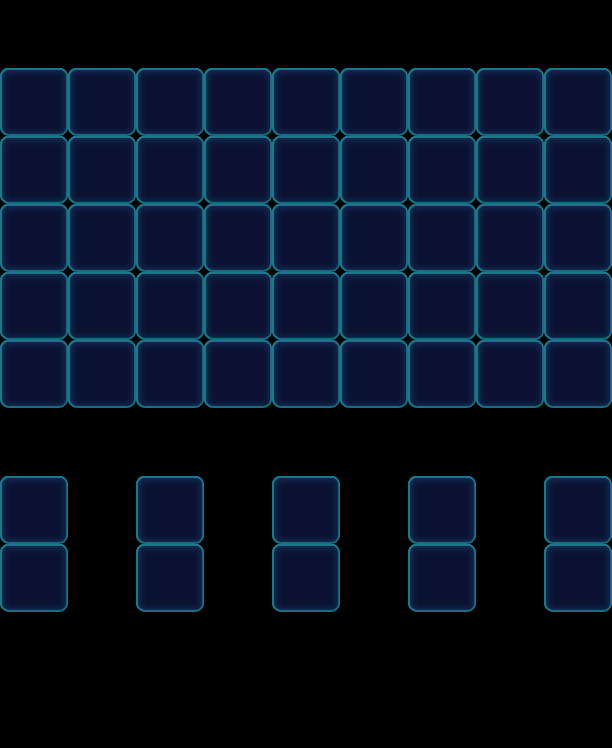

Below is a game level as drawn by its tile map, then a one-line description and the .tmx that defines it (tile-layer data replaced by summaries):
An orthogonal 9x11 tile map with 68x68 px tiles, 1 tile layer (Valid), 2 tilesets and 29 objects (10x Flower, 10x Lock, 9x Factory_Normal).

<map version="1.0" orientation="orthogonal" width="9" height="11" tilewidth="68" tileheight="68">
 <properties>
  <property name="Connect" value="08,01,1|28,21,1|48,41,1|68,61,1|88,81,1" />
 </properties>
 <tileset firstgid="1" name="game_grid1" tilewidth="68" tileheight="68">
  <image source="game_grid1.png" width="68" height="68" />
 </tileset>
 <tileset firstgid="2" name="map" tilewidth="68" tileheight="68">
  <image source="map.png" width="1024" height="1024" />
 </tileset>
 <layer name="Valid" width="9" height="11">
  <data>[99 cells, 55 non-empty, 1 distinct tile ids]</data>
 </layer>
 <objectgroup name="BottomObj" width="9" height="11" />
 <objectgroup name="MiddleObj" width="9" height="11">
  <object type="Flower" gid="4" x="0" y="544">
   <properties>
    <property name="FlowerLevel" value="1" />
   </properties>
  </object>
  <object type="Flower" gid="4" x="0" y="612">
   <properties>
    <property name="FlowerLevel" value="1" />
   </properties>
  </object>
  <object type="Flower" gid="4" x="136" y="544">
   <properties>
    <property name="FlowerLevel" value="1" />
   </properties>
  </object>
  <object type="Flower" gid="4" x="136" y="612">
   <properties>
    <property name="FlowerLevel" value="1" />
   </properties>
  </object>
  <object type="Flower" gid="4" x="272" y="544">
   <properties>
    <property name="FlowerLevel" value="1" />
   </properties>
  </object>
  <object type="Flower" gid="4" x="272" y="612">
   <properties>
    <property name="FlowerLevel" value="1" />
   </properties>
  </object>
  <object type="Flower" gid="4" x="408" y="544">
   <properties>
    <property name="FlowerLevel" value="1" />
   </properties>
  </object>
  <object type="Flower" gid="4" x="408" y="612">
   <properties>
    <property name="FlowerLevel" value="1" />
   </properties>
  </object>
  <object type="Flower" gid="4" x="544" y="544">
   <properties>
    <property name="FlowerLevel" value="1" />
   </properties>
  </object>
  <object type="Flower" gid="4" x="544" y="612">
   <properties>
    <property name="FlowerLevel" value="1" />
   </properties>
  </object>
 </objectgroup>
 <objectgroup color="#000000" name="TopObj" width="9" height="11">
  <object type="Lock" gid="49" x="136" y="544" />
  <object type="Lock" gid="49" x="0" y="544" />
  <object type="Lock" gid="49" x="272" y="544" />
  <object type="Lock" gid="49" x="408" y="544" />
  <object name="10" type="Factory_Normal" x="68" y="0" width="68" height="68">
   <properties>
    <property name="Block" value="1" />
    <property name="FactoryColorsConfig" value="Blue,Green,Yellow,Purple" />
    <property name="FlowerSwitch" value="1" />
   </properties>
  </object>
  <object name="10" type="Factory_Normal" x="204" y="0" width="68" height="68">
   <properties>
    <property name="Block" value="1" />
    <property name="FactoryColorsConfig" value="Blue,Green,Yellow,Purple" />
    <property name="FlowerSwitch" value="1" />
   </properties>
  </object>
  <object name="10" type="Factory_Normal" x="476" y="0" width="68" height="68">
   <properties>
    <property name="Block" value="1" />
    <property name="FactoryColorsConfig" value="Blue,Green,Yellow,Purple" />
    <property name="FlowerSwitch" value="1" />
   </properties>
  </object>
  <object type="Lock" gid="49" x="0" y="612" />
  <object type="Lock" gid="49" x="136" y="612" />
  <object type="Lock" gid="49" x="272" y="612" />
  <object type="Lock" gid="49" x="408" y="612" />
  <object name="10" type="Factory_Normal" x="0" y="408" width="68" height="68">
   <properties>
    <property name="Block" value="1" />
    <property name="FactoryColorsConfig" value="Blue,Green,Yellow,Purple" />
    <property name="FlowerSwitch" value="1" />
   </properties>
  </object>
  <object name="10" type="Factory_Normal" x="136" y="408" width="68" height="68">
   <properties>
    <property name="Block" value="1" />
    <property name="FactoryColorsConfig" value="Blue,Green,Yellow,Purple" />
    <property name="FlowerSwitch" value="1" />
   </properties>
  </object>
  <object name="10" type="Factory_Normal" x="272" y="408" width="68" height="68">
   <properties>
    <property name="Block" value="1" />
    <property name="FactoryColorsConfig" value="Blue,Green,Yellow,Purple" />
    <property name="FlowerSwitch" value="1" />
   </properties>
  </object>
  <object name="10" type="Factory_Normal" x="408" y="408" width="68" height="68">
   <properties>
    <property name="Block" value="1" />
    <property name="FactoryColorsConfig" value="Blue,Green,Yellow,Purple" />
    <property name="FlowerSwitch" value="1" />
   </properties>
  </object>
  <object name="10" type="Factory_Normal" x="544" y="408" width="68" height="68">
   <properties>
    <property name="Block" value="1" />
    <property name="FactoryColorsConfig" value="Blue,Green,Yellow,Purple" />
    <property name="FlowerSwitch" value="1" />
   </properties>
  </object>
  <object type="Lock" gid="49" x="544" y="544" />
  <object type="Lock" gid="49" x="544" y="612" />
  <object name="10" type="Factory_Normal" x="340" y="0" width="68" height="68">
   <properties>
    <property name="Block" value="1" />
    <property name="FactoryColorsConfig" value="Blue,Green,Yellow,Purple" />
    <property name="FlowerSwitch" value="1" />
   </properties>
  </object>
 </objectgroup>
</map>
